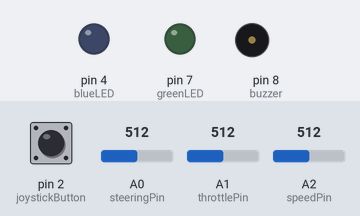
A sketch run on a simulated Arduino Uno, built with avr-gcc and run on an emulated ATmega328P. Parts: output pins drawn as LEDs (lit = HIGH), buzzer (waves = sounding). Inputs (shaded band) come from the test bench; at power-on: A1 (throttlePin) = 512, pin 2 (joystickButton) HIGH, A0 (steeringPin) = 512, A2 (speedPin) = 512. What the sketch prints to the serial monitor is not drawn.

Above: at 1.2 s.
1.3 s: A1 (throttlePin) set to 480
2.8 s: A1 (throttlePin) set to 448
At 3.7 s:
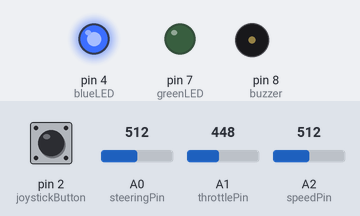
4.3 s: pin 2 (joystickButton) pulled LOW for 0.15 s
At 4.39 s:
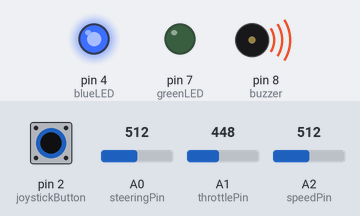
5.9 s: A1 (throttlePin) set to 572
At 6.9 s:
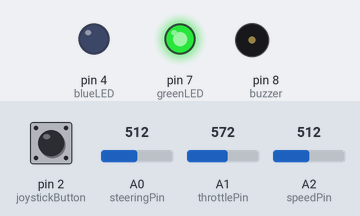
7.4 s: pin 2 (joystickButton) pulled LOW for 1 s
At 8.2 s:
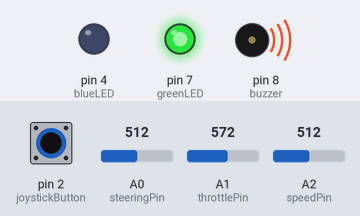
9.9 s: pin 2 (joystickButton) pulled LOW for 3.2 s
At 14.1 s:
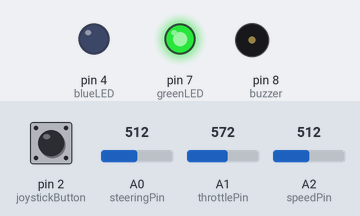
Timing chart, 0 to 15.6 s (numbered marks = the images above; inputs shaded):
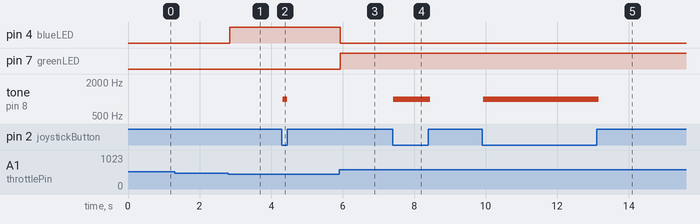

The sketch:

Mahmud_GAME.ino
```cpp
#include <SoftwareSerial.h>

SoftwareSerial espSerial(10, 11);

// Joystick
const int steeringPin = A0;
const int throttlePin = A1;
const int speedPin = A2;
const int joystickButton = 2;

// LEDs and buzzer
const int greenLED = 7;
const int blueLED = 4;
const int buzzer = 8;

void setup() {
  Serial.begin(9600);
  espSerial.begin(9600);

  pinMode(greenLED, OUTPUT);
  pinMode(blueLED, OUTPUT);
  pinMode(buzzer, OUTPUT);

  pinMode(joystickButton, INPUT_PULLUP);

  Serial.println("CAR CONTROLLER STARTED");
}

void loop() {
  int steering = analogRead(steeringPin);
  int throttle = analogRead(throttlePin);
  int maxSpeed = analogRead(speedPin);

  // Send controller values to NodeMCU
  espSerial.print(steering);
  espSerial.print(",");
  espSerial.print(throttle);
  espSerial.print(",");
  espSerial.println(maxSpeed);

  // Forward and reverse indicators
  if (throttle > 562) {
    digitalWrite(greenLED, HIGH);
    digitalWrite(blueLED, LOW);
  }
  else if (throttle < 462) {
    digitalWrite(greenLED, LOW);
    digitalWrite(blueLED, HIGH);
  }
  else {
    digitalWrite(greenLED, LOW);
    digitalWrite(blueLED, LOW);
  }

  // Joystick button = car horn
 if (digitalRead(joystickButton) == LOW) {
  tone(buzzer, 1000);
}
else {
  noTone(buzzer);
}

  delay(50);
}
```

Measured:
- the behaviour switches between 462 and 461 on A1 (throttlePin) (found by bisection; images 0 and 1)
- after the input at 1.3 s, every drawn part: stays the same
- after the input at 2.8 s, pin 4 (blueLED): LOW → HIGH after 0.05 s
- after the input at 4.3 s, tone on pin 8 (buzzer): silent → 1000 Hz at once, → silent 0.13 s later
- after the input at 5.9 s, pin 4 (blueLED): HIGH → LOW at once; pin 7 (greenLED): LOW → HIGH at once
- after the input at 7.4 s, tone on pin 8 (buzzer): silent → 1000 Hz at once, → silent 1.0 s later
- after the input at 9.9 s, tone on pin 8 (buzzer): silent → 1000 Hz at once, → silent 3.2 s later
